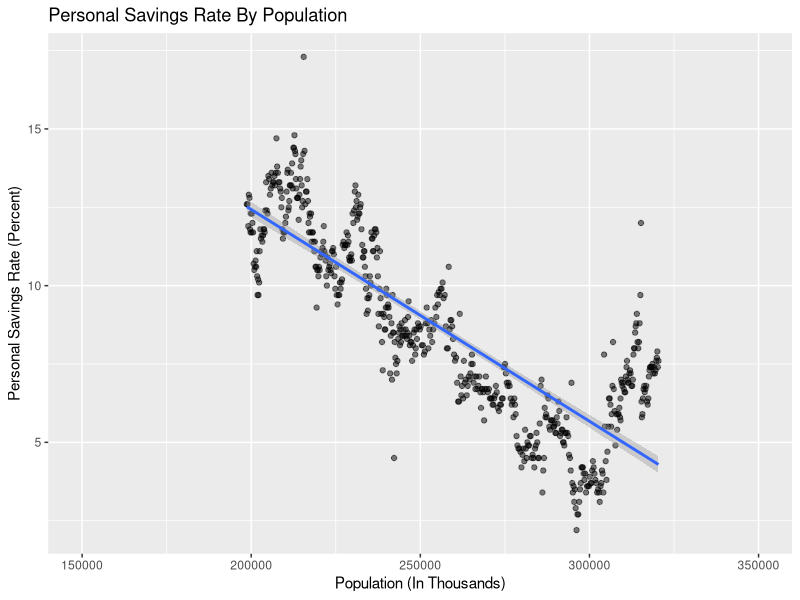

The R script that drew this image:
## ---- chunk 1
knitr::opts_chunk$set(echo = TRUE)
## ---- chunk 2
c("tidyverse",
  "ggthemes",
  "dplyr"
  ) -> package_names  
for(package_name in package_names) {
  if(!is.element(package_name, installed.packages()[,1])) {
     install.packages(package_name,
                      repos = "http://cran.mtu.edu/")
  }
  library(package_name, character.only=TRUE,
          quietly=TRUE,verbose=FALSE)
}
## ---- chunk 3
data("economics")
str(economics)

## ---- chunk 4

ggplot(data = economics, mapping = aes(x = pop, y = psavert)) +
  geom_point(alpha = .5) +
  scale_x_log10() +
  stat_smooth(method = "lm") +
  xlim(150000, 350000) +
  xlab("Population (In Thousands)") +
  ylab("Personal Savings Rate (Percent)") +
ggtitle("Personal Savings Rate By Population") 

